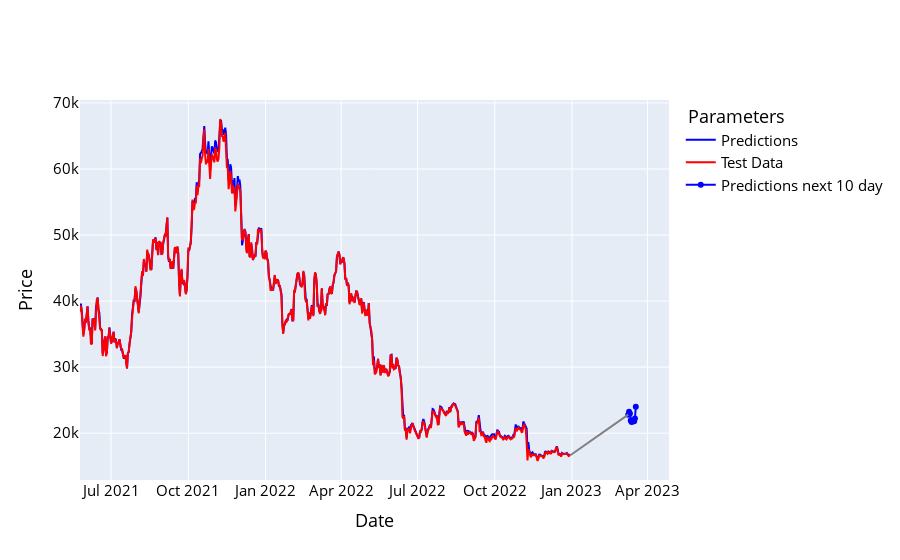

Notebook code cell kept with this figure:
### Markdown cell above
## التحديث لتنبوء باستخدام كامل الفترة واضافة ال10 اي المستقبلية

### Code cell
names = cycle(['Predictions', 'Test Data'])

fig = go.Figure()
fig.add_trace(go.Scatter(x=y_test_df.index, y=y_pred_df['Adj Close'], name='Predictions',
                         line=dict(width=2, color='blue')))
fig.add_trace(go.Scatter(x=y_test_df.index, y=y_test_df['Adj Close'], name='Test Data',
                         line=dict(width=2, color='red')))
fig.add_trace(go.Scatter(x=prediction_df.index, y=prediction_df['Adj Close'], name='Predictions next 10 day',
                         line=dict(width=2, color='blue')))
fig.add_shape(type='line',
              x0=prediction_df.index[0], y0=prediction_df['Adj Close'][0],
              x1=y_pred_df.index[-1], y1=y_pred_df['Adj Close'][-1],
              line=dict(color='grey', width=2))

fig.update_layout(xaxis_title='Date', yaxis_title='Price',
                  font_size=15, font_color='black', legend_title_text=' Parameters')
fig.show()

### Figure 1 — Plotly figure (JSON) as saved in the notebook; plotly's stock layout.template omitted (floating-point values rounded to 4 significant figures; data arrays with more than 128 entries replaced by an {"elided": "..."} marker saying what was removed)
{"data": [{"line": {"color": "blue", "width": 2}, "name": "Predictions", "type": "scatter", "x": {"elided": "585 str values"}, "y": {"elided": "585 float values"}}, {"line": {"color": "red", "width": 2}, "name": "Test Data", "type": "scatter", "x": {"elided": "585 str values"}, "y": {"elided": "585 float values"}}, {"line": {"color": "blue", "width": 2}, "name": "Predictions next 10 day", "type": "scatter", "x": ["2023-03-09T00:00:00", "2023-03-10T00:00:00", "2023-03-11T00:00:00", "2023-03-12T00:00:00", "2023-03-13T00:00:00", "2023-03-14T00:00:00", "2023-03-15T00:00:00", "2023-03-16T00:00:00", "2023-03-17T00:00:00", "2023-03-18T00:00:00"], "y": [22800.0, 23260.0, 22960.0, 21930.0, 21700.0, 21860.0, 21810.0, 21800.0, 22230.0, 24020.0]}], "layout": {"font": {"color": "black", "size": 15}, "legend": {"title": {"text": " Parameters"}}, "shapes": [{"line": {"color": "grey", "width": 2}, "type": "line", "x0": "2023-03-09T00:00:00", "x1": "2022-12-30T00:00:00", "y0": 22800.0, "y1": 16660.0}], "xaxis": {"title": {"text": "Date"}}, "yaxis": {"title": {"text": "Price"}}}}
